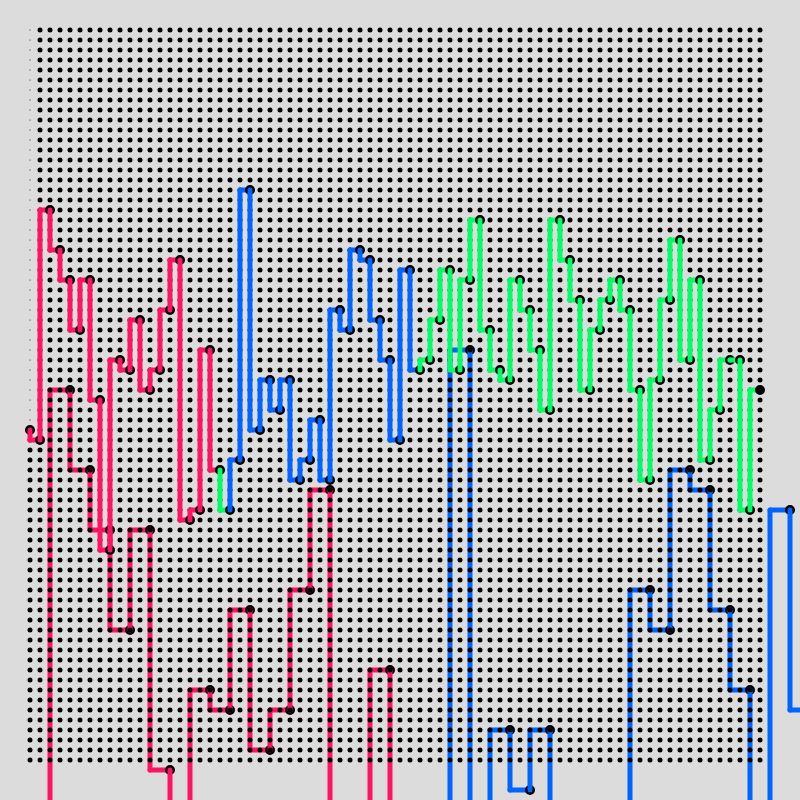
Frame 1 (no input)
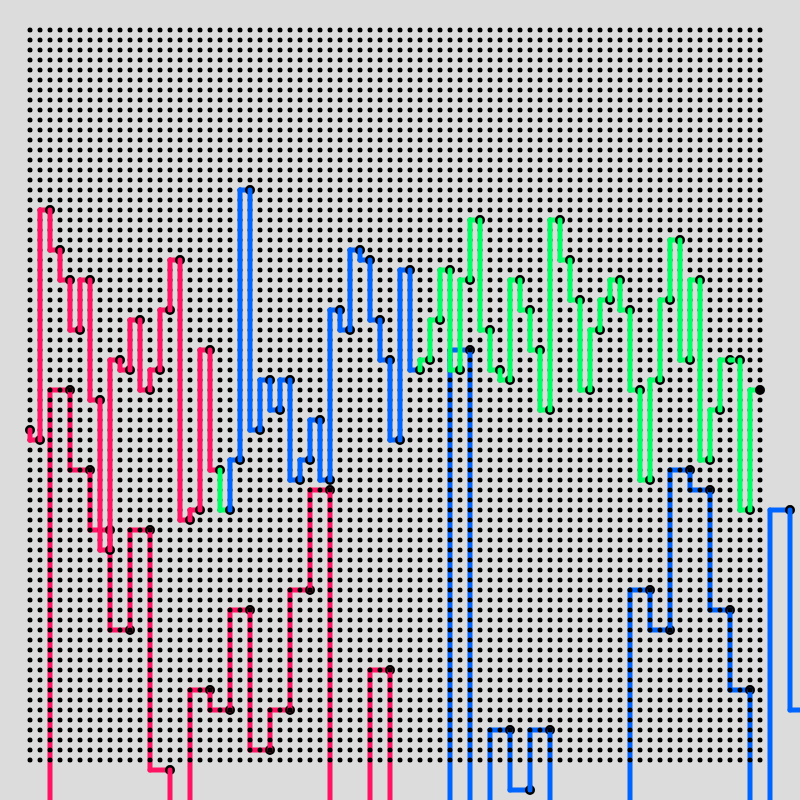
Frame 60 (no input)
Frame 120 (the mouse pressed at the canvas centre since frame 60): identical to frame 60, image omitted

The p5.js sketch that drew these frames (run headless with seeded random() and noise() and a simulated clock; from frame 60 on, the mouse is pressed at the canvas centre):

// p5.js sketch
// ── sketch.js
function setup() {
  w = min(800,800)
  wx = w*1
  wy = w*1
  createCanvas(wx, wy);

  padding = 30
  spacing = 10

  bools = [] //1 array for every x-axis point, each of these arrays contains the full array of y-axis 0's
  for(x = padding; x<wx-padding; x+=spacing){
    row = []
    for(y = padding; y<wy-padding; y+=spacing){
     
     row.push(0)
    }
    rez = -0.04
    randomRowIndex = int(noise(x*2*rez,y*2*rez)*row.length);
    row[randomRowIndex] = 1
    bools.push(row)
    // console.log(bools)
  }
  
}

function draw(){
  // let pointArray = [];
  background(220)
  for(i = 0; i<bools.length; i++){
    for(j = 0; j<bools[0].length; j++){ //bool[any-value-between-0-and-number-of-columns]
      if(bools[i][j]){ //if nested value is 1
        strokeWeight(5)
        // pointArray.push({x: i*spacing + padding, y: j*spacing + padding})
        if(i>0){
          // line(pointArray[i].x, pointArray[i].y, pointArray[randomPoint].x, pointArray[randomPoint].y)
          push();
          if(i < 20){
            stroke(255,20,100)
          }else if (i > 20 && i < 40){
          stroke(0,100,255)}
          else {stroke(0,255, 100)}
          line((i-1) * spacing + padding,
               j * spacing + padding,
              i * spacing + padding,
               j * spacing + padding)

          line((i-1) * spacing + padding,
               j * spacing + padding,
              prevI * spacing + padding,
               prevJ * spacing + padding)
           line((i-1) * 2* spacing + padding,
               j * 2* spacing + padding,
              i * 2* spacing + padding,
               j * 2* spacing + padding)

          line((i-1) * 2* spacing + padding,
               j * 2 * spacing + padding,
              prevI * 2 * spacing + padding,
               prevJ * 2 * spacing + padding)
          pop();
          // pointArray[1].x += random(-100, 100);
          // pointArray[1].y += random(-100, 100);
          // ellipse( pointArray[1].x, pointArray[1].y, spacing/2)
        }
        prevI = i
        prevJ = j
        ellipse(i * spacing + padding, j * spacing + padding,spacing/2);
         ellipse(i * 2* spacing + padding, j * 2* spacing + padding,spacing/2);
       
        
      
        
      }
      point(i * spacing + padding, j * spacing + padding)
    }
  }
}
